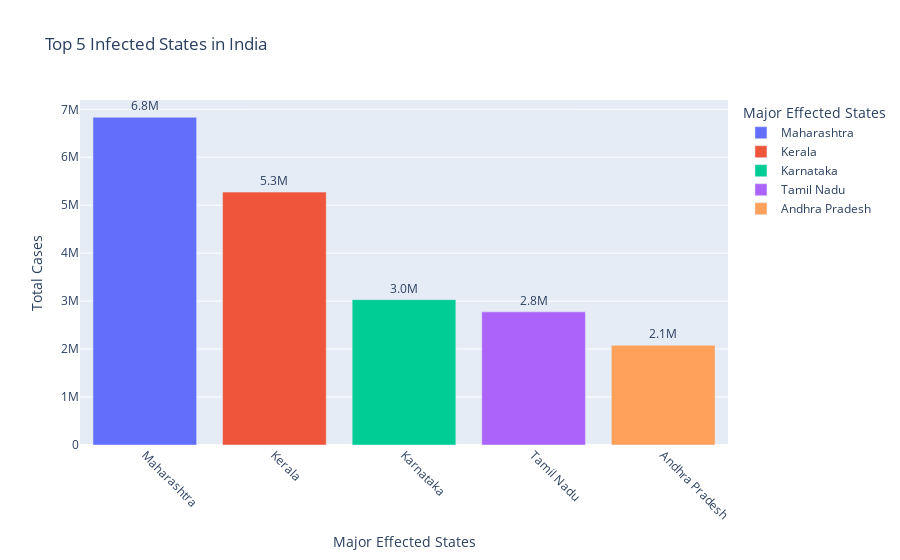

Source (notebook cell):
### Markdown cell above
<h6> Top 5 most infected city in india</h6>

### Code cell
df = covid_india.nlargest(5,["Total Cases"])
fig = px.bar(df,x ='State',y = 'Total Cases', color = 'State', text = 'Total Cases',
            title = 'Top 5 Infected States in India',
            labels = {'State': 'Major Effected States'}).update_layout(xaxis_tickangle = 45,uniformtext_minsize = 8)
fig.update_traces(texttemplate = '%{text:.2s}',textposition = 'outside')

### Figure 1 — Plotly figure (JSON) as saved in the notebook; plotly's stock layout.template omitted (floating-point values rounded to 4 significant figures)
{"data": [{"alignmentgroup": "True", "hovertemplate": "Major Effected States=%{x}<br>Total Cases=%{text}<extra></extra>", "legendgroup": "Maharashtra", "marker": {"color": "#636efa", "pattern": {"shape": ""}}, "name": "Maharashtra", "offsetgroup": "Maharashtra", "orientation": "v", "showlegend": true, "text": [6834222], "textposition": "outside", "texttemplate": "%{text:.2s}", "type": "bar", "x": ["Maharashtra"], "xaxis": "x", "y": [6834222], "yaxis": "y"}, {"alignmentgroup": "True", "hovertemplate": "Major Effected States=%{x}<br>Total Cases=%{text}<extra></extra>", "legendgroup": "Kerala", "marker": {"color": "#EF553B", "pattern": {"shape": ""}}, "name": "Kerala", "offsetgroup": "Kerala", "orientation": "v", "showlegend": true, "text": [5273360], "textposition": "outside", "texttemplate": "%{text:.2s}", "type": "bar", "x": ["Kerala"], "xaxis": "x", "y": [5273360], "yaxis": "y"}, {"alignmentgroup": "True", "hovertemplate": "Major Effected States=%{x}<br>Total Cases=%{text}<extra></extra>", "legendgroup": "Karnataka", "marker": {"color": "#00cc96", "pattern": {"shape": ""}}, "name": "Karnataka", "offsetgroup": "Karnataka", "orientation": "v", "showlegend": true, "text": [3031052], "textposition": "outside", "texttemplate": "%{text:.2s}", "type": "bar", "x": ["Karnataka"], "xaxis": "x", "y": [3031052], "yaxis": "y"}, {"alignmentgroup": "True", "hovertemplate": "Major Effected States=%{x}<br>Total Cases=%{text}<extra></extra>", "legendgroup": "Tamil Nadu", "marker": {"color": "#ab63fa", "pattern": {"shape": ""}}, "name": "Tamil Nadu", "offsetgroup": "Tamil Nadu", "orientation": "v", "showlegend": true, "text": [2776413], "textposition": "outside", "texttemplate": "%{text:.2s}", "type": "bar", "x": ["Tamil Nadu"], "xaxis": "x", "y": [2776413], "yaxis": "y"}, {"alignmentgroup": "True", "hovertemplate": "Major Effected States=%{x}<br>Total Cases=%{text}<extra></extra>", "legendgroup": "Andhra Pradesh", "marker": {"color": "#FFA15A", "pattern": {"shape": ""}}, "name": "Andhra Pradesh", "offsetgroup": "Andhra Pradesh", "orientation": "v", "showlegend": true, "text": [2079763], "textposition": "outside", "texttemplate": "%{text:.2s}", "type": "bar", "x": ["Andhra Pradesh"], "xaxis": "x", "y": [2079763], "yaxis": "y"}], "layout": {"barmode": "relative", "legend": {"title": {"text": "Major Effected States"}, "tracegroupgap": 0}, "title": {"text": "Top 5 Infected States in India"}, "uniformtext": {"minsize": 8}, "xaxis": {"anchor": "y", "categoryarray": ["Maharashtra", "Kerala", "Karnataka", "Tamil Nadu", "Andhra Pradesh"], "categoryorder": "array", "domain": [0, 1], "tickangle": 45, "title": {"text": "Major Effected States"}}, "yaxis": {"anchor": "x", "domain": [0, 1], "title": {"text": "Total Cases"}}}}
